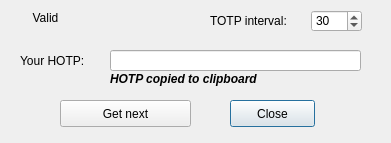
<?xml version="1.0" encoding="UTF-8"?>
<ui version="4.0">
 <class>HOTPDialog</class>
 <widget class="QDialog" name="HOTPDialog">
  <property name="geometry">
   <rect>
    <x>0</x>
    <y>0</y>
    <width>391</width>
    <height>143</height>
   </rect>
  </property>
  <property name="windowTitle">
   <string>Dialog</string>
  </property>
  <property name="windowIcon">
   <iconset resource="../resources.qrc">
    <normaloff>:/images/CS_icon.png</normaloff>:/images/CS_icon.png</iconset>
  </property>
  <widget class="QLineEdit" name="lineEdit">
   <property name="geometry">
    <rect>
     <x>110</x>
     <y>50</y>
     <width>251</width>
     <height>21</height>
    </rect>
   </property>
   <property name="readOnly">
    <bool>true</bool>
   </property>
  </widget>
  <widget class="QLabel" name="label">
   <property name="geometry">
    <rect>
     <x>20</x>
     <y>50</y>
     <width>81</width>
     <height>21</height>
    </rect>
   </property>
   <property name="text">
    <string>Your HOTP:</string>
   </property>
  </widget>
  <widget class="QPushButton" name="cancelButton">
   <property name="geometry">
    <rect>
     <x>230</x>
     <y>100</y>
     <width>85</width>
     <height>27</height>
    </rect>
   </property>
   <property name="text">
    <string>Close</string>
   </property>
  </widget>
  <widget class="QPushButton" name="nextButton">
   <property name="geometry">
    <rect>
     <x>60</x>
     <y>100</y>
     <width>131</width>
     <height>27</height>
    </rect>
   </property>
   <property name="text">
    <string>Get next</string>
   </property>
  </widget>
  <widget class="QSpinBox" name="intervalSpinBox">
   <property name="geometry">
    <rect>
     <x>311</x>
     <y>10</y>
     <width>51</width>
     <height>22</height>
    </rect>
   </property>
   <property name="minimum">
    <number>1</number>
   </property>
   <property name="maximum">
    <number>65536</number>
   </property>
   <property name="value">
    <number>30</number>
   </property>
  </widget>
  <widget class="QLabel" name="intervalLabel">
   <property name="geometry">
    <rect>
     <x>210</x>
     <y>10</y>
     <width>111</width>
     <height>21</height>
    </rect>
   </property>
   <property name="text">
    <string>TOTP interval:</string>
   </property>
  </widget>
  <widget class="QLabel" name="validTimer">
   <property name="geometry">
    <rect>
     <x>20</x>
     <y>10</y>
     <width>51</width>
     <height>16</height>
    </rect>
   </property>
   <property name="text">
    <string>Valid</string>
   </property>
   <property name="alignment">
    <set>Qt::AlignCenter</set>
   </property>
  </widget>
  <widget class="QLabel" name="labelNotify">
   <property name="geometry">
    <rect>
     <x>110</x>
     <y>70</y>
     <width>191</width>
     <height>17</height>
    </rect>
   </property>
   <property name="font">
    <font>
     <pointsize>9</pointsize>
     <weight>75</weight>
     <italic>true</italic>
     <bold>true</bold>
    </font>
   </property>
   <property name="text">
    <string>HOTP copied to clipboard</string>
   </property>
  </widget>
 </widget>
 <resources>
  <include location="../resources.qrc"/>
 </resources>
 <connections>
  <connection>
   <sender>cancelButton</sender>
   <signal>clicked()</signal>
   <receiver>HOTPDialog</receiver>
   <slot>reject()</slot>
   <hints>
    <hint type="sourcelabel">
     <x>337</x>
     <y>101</y>
    </hint>
    <hint type="destinationlabel">
     <x>195</x>
     <y>66</y>
    </hint>
   </hints>
  </connection>
 </connections>
</ui>
